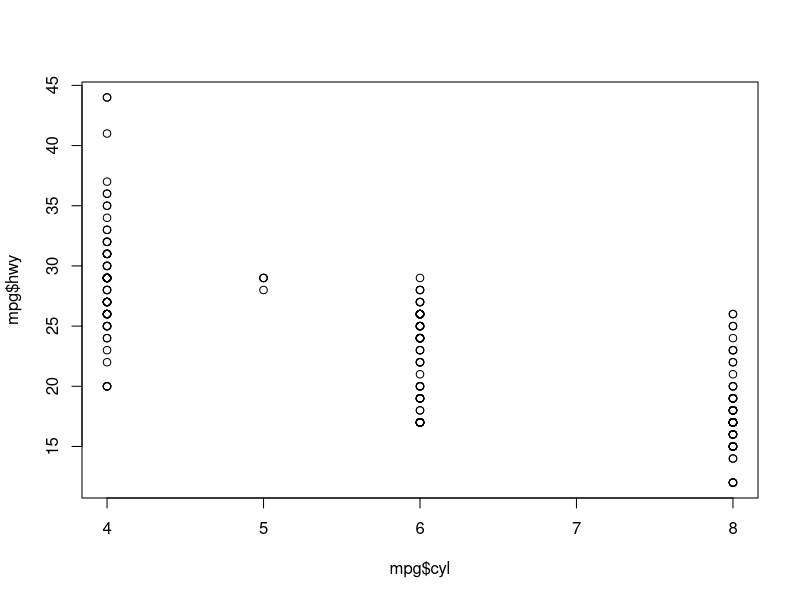

Here is the R script that generated this plot:
library(tidyverse)
print("This file was created within RStudio")

print("And now it lives on GitHub")

dat <- mpg
plot(mpg$cyl, mpg$hwy)

# test comment